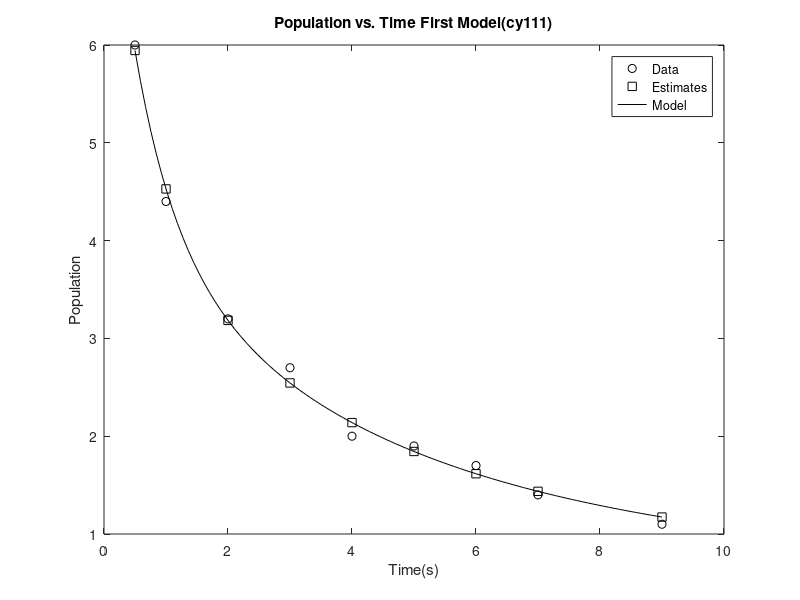
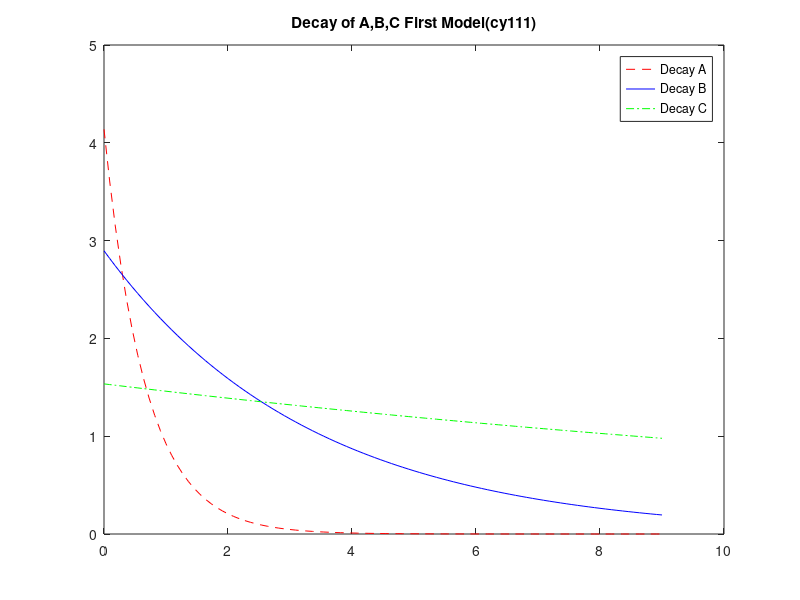

Reproduce these figures in MATLAB, in order.
% [SEVEN.m]
% [Cemal Yagcioglu]
% [November 20,2016]
% Based on: General Multidimensional Linear Regression Example Code
% Written by: Michael R. Gustafson II
% I have adhered to all the tenets of the 
% Duke Community Standard in creating this code.
% Signed: [cy111]
%% Initialize the workspace
clear; format short e


t = [0.5 1 2 3 4 5 6 7 9]
p = [6 4.4 3.2 2.7 2 1.9 1.7 1.4 1.1]
x=t'
y=p'


%% Rename and create model data

xmodel = linspace(min(x), max(x), 100);

%% Define model equation and A matrix

        yeqn = @(coefs, x) coefs(1).*exp(-1.5.*x) + coefs(2).*exp(-0.3.*x) + coefs(3).*exp(-0.05.*x);
        A    =                     [exp(-1.5.*x)    exp(-0.3.*x)    exp(-0.05.*x)];

%% Determine the function coefficients
MyCoefs = A\y

%% Generate estimates and model
yhat   = yeqn(MyCoefs, x);
ymodel = yeqn(MyCoefs, xmodel);

%% Calculate statistics
% Compute sum of the squares of the data residuals
St = sum(( y - mean(y) ).^2)

% Compute sum of the squares of the estimate residuals
Sr = sum(( y - yhat ).^2)

% Compute the coefficient of determination
r2 = (St - Sr) / St

%% Generate plots
figure(1)
plot(x,      y,      'ko',...
     x,      yhat,   'ks',...
     xmodel, ymodel, 'k-');
 xlabel('Time(s)')
 ylabel('Population')
 title('Population vs. Time First Model(cy111)')
 legend('Data', 'Estimates', 'Model')
 print -depsc Decay11
 
 figure(2)
 tmodel=linspace(0,9,100)

 plot(tmodel,MyCoefs(1).*exp(-1.5.*tmodel),'r--')
 hold on
 plot(tmodel,MyCoefs(2).*exp(-0.3.*tmodel),'b-')
 hold on
 plot(tmodel,MyCoefs(3).*exp(-0.05.*tmodel),'g-.')
  title('Decay of A,B,C First Model(cy111)')
 legend('Decay A', 'Decay B', 'Decay C')
 print -depsc Decay12